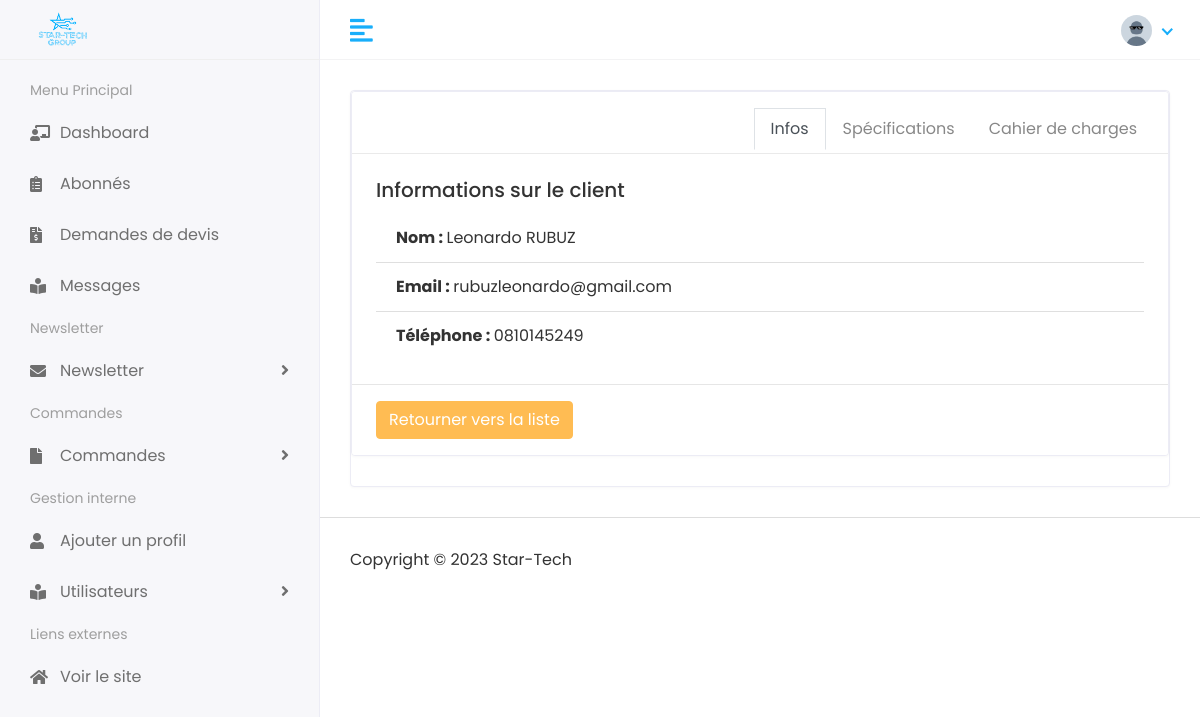
/dashboard/estimate/1 (signed in), run on the app's committed database.
### visiteurs/models.py (models this page shows, shortened)
class Estimate(models.Model):
    PAYMENT_MODES = (
        ('Cash', 'Cash'),
        ('Virement bancaire', 'Virement bancaire')
    )
    name = models.CharField(max_length=20)
    required_service = models.CharField(max_length=30)
    delivery_delay = models.CharField(max_length=20)
    payment_mode = models.CharField(max_length=20, choices=PAYMENT_MODES)  # Dans le formulaire, faire en sorte d'avoir une liste de choix de paiement
    email = models.EmailField(max_length=50)
    phone = models.CharField(max_length=20)
    budget = models.IntegerField()
    file  = models.FileField(upload_to='devis/%Y/%m/%d/')
    description = models.TextField(max_length=200)

### administration/views.py (the view)
# urls.py: path('dashboard/estimate/<int:pk>', devis_detail ,name="devis_detail"),
@login_required(login_url='login')
def devis_detail(request, pk):
    devis = Estimate.objects.get(id=pk)
    context = {
        'devis' : devis
    }
    return render(request, 'admin/devis_detail.html', context)

### templates/admin/devis_detail.html (shortened to what this page needs)
{% extends "admin/base_admin.html" %}
{% block content %}
<div class="content container-fluid">
    <div class="row">
        <div class="col-md-12">
            <div class="card">
                <div class="card flex-fill">
                    <div class="card-header">
                        <ul role="tablist" class="nav nav-tabs card-header-tabs float-right">
                            <li class="nav-item">
                                <a href="#tab-1" data-toggle="tab" class="nav-link active">Infos</a>
                            </li>
                            <li class="nav-item">
                                <a href="#tab-2" data-toggle="tab" class="nav-link">Spécifications</a>
                            </li>
                            <li class="nav-item">
                                <a href="#tab-3" data-toggle="tab" class="nav-link">Cahier de charges</a>
                            </li>
                        </ul>
                    </div>
                    <div class="card-body">
                        <div class="tab-content pt-0">
                            <div role="tabpanel" id="tab-1" class="tab-pane fade show active">
                                <h5 class="card-title">Informations sur le client</h5>
                                <ul class="list-group list-group-flush">
                                    <li class="list-group-item"><strong>Nom : </strong>{{ devis.name }}</li>
                                    <li class="list-group-item"><strong>Email : </strong>{{ devis.email }} </li>
                                    <li class="list-group-item"><strong>Téléphone : </strong>{{ devis.phone }}</li>
                                </ul>
                            </div>
                        </div>
                    </div>
                    <div class="card-footer text-muted">
                        <a class="btn btn-primary" href="{% url 'devis_all' %}">Retourner vers la liste</a>
                    </div>
                </div>
            </div>
        </div>
    </div>
</div>
{% endblock content %}

### static/assets/css/style.css (style rules this page uses)
html { height: 100%; }
body { background-color: #fff; color: #333; font-family: 'Poppins', sans-serif; font-size: 1rem; height: 100%; line-height: 1.5; overflow-x: hidden; }
h1, h2, h3, h4, h5, h6 { font-family: 'Poppins', sans-serif; margin-top: 0; }
a { color: #009ce7; }
input, button, a { transition: all 0.4s ease; -moz-transition: all 0.4s ease; -o-transition: all 0.4s ease; -ms-transition: all 0.4s ease; -webkit-transition: all 0.4s ease; }
ul, ol { padding: 0px; list-style: none; }
.text-muted { color: #757575 !important; }
.btn-primary { background-color: #FFBC53; border: 1px solid #FFBC53; }
.card { border: 1px solid #ececf5; box-shadow: 0 1px 3px 0 rgba(0, 0, 0, 0.03); margin-bottom: 1.875rem; }
.card-body { padding: 1.5rem; }
.card-header { border-bottom: 1px solid #e6e6e6; padding: 1rem 1.5rem; }
.card-footer { background-color: #fff; border-top: 1px solid #e6e6e6; padding: 1rem 1.5rem; }
.card .card-header { background-color: #fff; border-bottom: 1px solid #eaeaea; }
.nav-tabs { border-bottom: 1px solid #e6e6e6; }
.card-header-tabs { border-bottom: 0; }
.nav-tabs > li > a { margin-right: 0; color: #888; border-radius: 0; }
.tab-content { padding-top: 20px; }
.nav-tabs .nav-link { border-radius: 0; }
.page-wrapper > .content { padding: 1.875rem 1.875rem 0; }

### data on the page
Estimate: name "Leonardo RUBUZ", email "rubuzleonardo@gmail.com", phone "0810145249"
